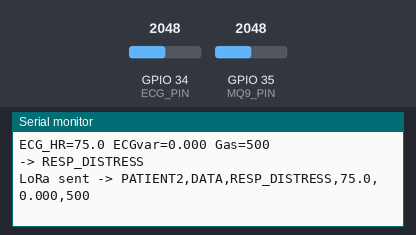
Recording of a sketch running on a simulated ESP32. Shown: the last lines printed to the serial monitor. The test bench sets the inputs (shaded band); at power-on: GPIO 35 (MQ9_PIN) = 2048, GPIO 34 (ECG_PIN) = 2048. No radio packets arrive unless stated.

Above: at 5.4 s.
5.5 s: GPIO 35 (MQ9_PIN) set to 570
At 6.8 s:
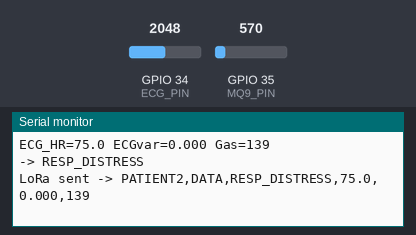
7.0 s: GPIO 35 (MQ9_PIN) set to 491
At 8.9 s:
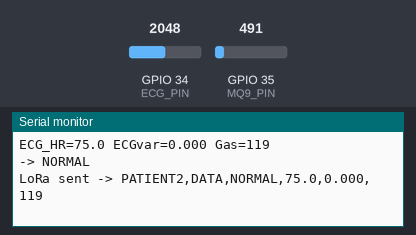
Timing chart, 0 to 10.4 s (numbered marks = the images above; inputs shaded):
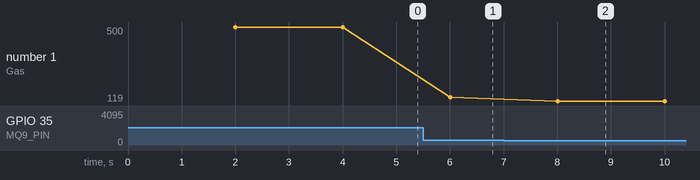

Measured:
- the behaviour switches between 525 and 524 on GPIO 35 (MQ9_PIN) (found by bisection; images 1 and 2)
- after the input at 5.5 s, the serial monitor: prints a new line after 0.50 s (image 1)
- after the input at 7.0 s, the serial monitor: prints a new line after 1.0 s (image 2)
- plotted number 1: 500 → 139 after the input at 5.5 s, 139 → 119 after the input at 7.0 s

The sketch:

patient2_node.ino
```cpp
/*
 * PATIENT 2 NODE (Karthik) - ECG + MQ9 only, no MAX30100/DHT11
 * HR is derived from ECG peak-to-peak interval timing.
 * Detects: NORMAL, TACHYCARDIA, BRADYCARDIA, ARRHYTHMIA_SUSPECTED, RESP_DISTRESS
 */

#include <SPI.h>
#include <LoRa.h>
#include "model_p2.h"

#define LORA_SS   5
#define LORA_RST  14
#define LORA_DIO0 26
#define LORA_FREQ 433E6

#define ECG_PIN 34
#define MQ9_PIN 35

Eloquent::ML::Port::DecisionTree model;

uint32_t tsLastReport = 0;
#define REPORTING_PERIOD_MS 2000

// ---------- ECG peak detection for HR ----------
#define ECG_THRESHOLD 2600     // ADC threshold for R-peak; calibrate to your ECG module's baseline
uint32_t lastPeakTime = 0;
float ecgHr = 75;              // running HR estimate
bool wasAbovePeak = false;

// ---------- ECG variability (irregularity proxy) ----------
#define ECG_WINDOW 50
int ecgBuffer[ECG_WINDOW];
int ecgIdx = 0;
bool ecgBufferFull = false;

float computeEcgVariance() {
  int n = ecgBufferFull ? ECG_WINDOW : ecgIdx;
  if (n < 2) return 0;
  float mean = 0;
  for (int i = 0; i < n; i++) mean += ecgBuffer[i];
  mean /= n;
  float var = 0;
  for (int i = 0; i < n; i++) var += (ecgBuffer[i] - mean) * (ecgBuffer[i] - mean);
  var /= n;
  return var / 1000000.0; // scaled to roughly match training data range
}

void setup() {
  Serial.begin(115200);
  pinMode(ECG_PIN, INPUT);
  pinMode(MQ9_PIN, INPUT);

  LoRa.setPins(LORA_SS, LORA_RST, LORA_DIO0);
  if (!LoRa.begin(LORA_FREQ)) {
    Serial.println("LoRa init failed");
    while (1);
  }
  Serial.println("Patient 2 node ready.");
}

void loop() {
  int ecgRaw = analogRead(ECG_PIN);

  // Rolling buffer for variability
  ecgBuffer[ecgIdx] = ecgRaw;
  ecgIdx++;
  if (ecgIdx >= ECG_WINDOW) {
    ecgIdx = 0;
    ecgBufferFull = true;
  }

  // Simple peak detection -> beat-to-beat interval -> HR
  bool isAbovePeak = ecgRaw > ECG_THRESHOLD;
  if (isAbovePeak && !wasAbovePeak) {
    uint32_t now = millis();
    uint32_t interval = now - lastPeakTime;
    if (lastPeakTime > 0 && interval > 250 && interval < 2000) { // reject noise (250ms-2000ms = 30-240bpm range)
      float instantHr = 60000.0 / interval;
      ecgHr = 0.7 * ecgHr + 0.3 * instantHr; // smooth
    }
    lastPeakTime = now;
  }
  wasAbovePeak = isAbovePeak;

  if (millis() - tsLastReport > REPORTING_PERIOD_MS) {
    tsLastReport = millis();

    float ecgVar = computeEcgVariance();
    int gasRaw = analogRead(MQ9_PIN);
    float gasPpm = map(gasRaw, 0, 4095, 0, 1000); // rough scale -- calibrate to MQ9 datasheet curve

    Serial.printf("ECG_HR=%.1f ECGvar=%.3f Gas=%.0f\n", ecgHr, ecgVar, gasPpm);

    float features[3] = {ecgHr, ecgVar, gasPpm};
    int prediction = model.predict(features);
    const char* label = model.idxToLabel(prediction);
    Serial.printf("-> %s\n", label);

    String packet = "PATIENT2,DATA," + String(label) + "," +
                     String(ecgHr, 1) + "," + String(ecgVar, 3) + "," +
                     String(gasPpm, 0);
    LoRa.beginPacket();
    LoRa.print(packet);
    LoRa.endPacket();
    Serial.println("LoRa sent -> " + packet);
  }
}

/*
 * NOTE: ECG_THRESHOLD (2600) is a guess. Watch raw ADC values via Serial
 * (temporarily print ecgRaw every loop) to find your ECG module's actual
 * resting baseline and peak amplitude, then set the threshold roughly
 * halfway between baseline and peak.
 */
```

model_p2.h
```cpp
#pragma once
#include <cstdarg>
namespace Eloquent {
    namespace ML {
        namespace Port {
            class DecisionTree {
                public:
                    /**
                    * Predict class for features vector
                    */
                    int predict(float *x) {
                        if (x[0] <= 95.95197296142578) {
                            if (x[1] <= 0.139530248939991) {
                                if (x[0] <= 56.398677825927734) {
                                    if (x[1] <= 0.08573930338025093) {
                                        return 2;
                                    }

                                    else {
                                        return 2;
                                    }
                                }

                                else {
                                    if (x[2] <= 127.72138214111328) {
                                        if (x[0] <= 61.226783752441406) {
                                            return 0;
                                        }

                                        else {
                                            return 0;
                                        }
                                    }

                                    else {
                                        return 4;
                                    }
                                }
                            }

                            else {
                                return 3;
                            }
                        }

                        else {
                            if (x[2] <= 120.20744705200195) {
                                return 1;
                            }

                            else {
                                return 4;
                            }
                        }
                    }

                    /**
                    * Predict readable class name
                    */
                    const char* predictLabel(float *x) {
                        return idxToLabel(predict(x));
                    }

                    /**
                    * Convert class idx to readable name
                    */
                    const char* idxToLabel(uint8_t classIdx) {
                        switch (classIdx) {
                            case 0:
                            return "NORMAL";
                            case 1:
                            return "TACHYCARDIA";
                            case 2:
                            return "BRADYCARDIA";
                            case 3:
                            return "ARRHYTHMIA_SUSPECTED";
                            case 4:
                            return "RESP_DISTRESS";
                            default:
                            return "Houston we have a problem";
                        }
                    }

                protected:
                };
            }
        }
    }
```
